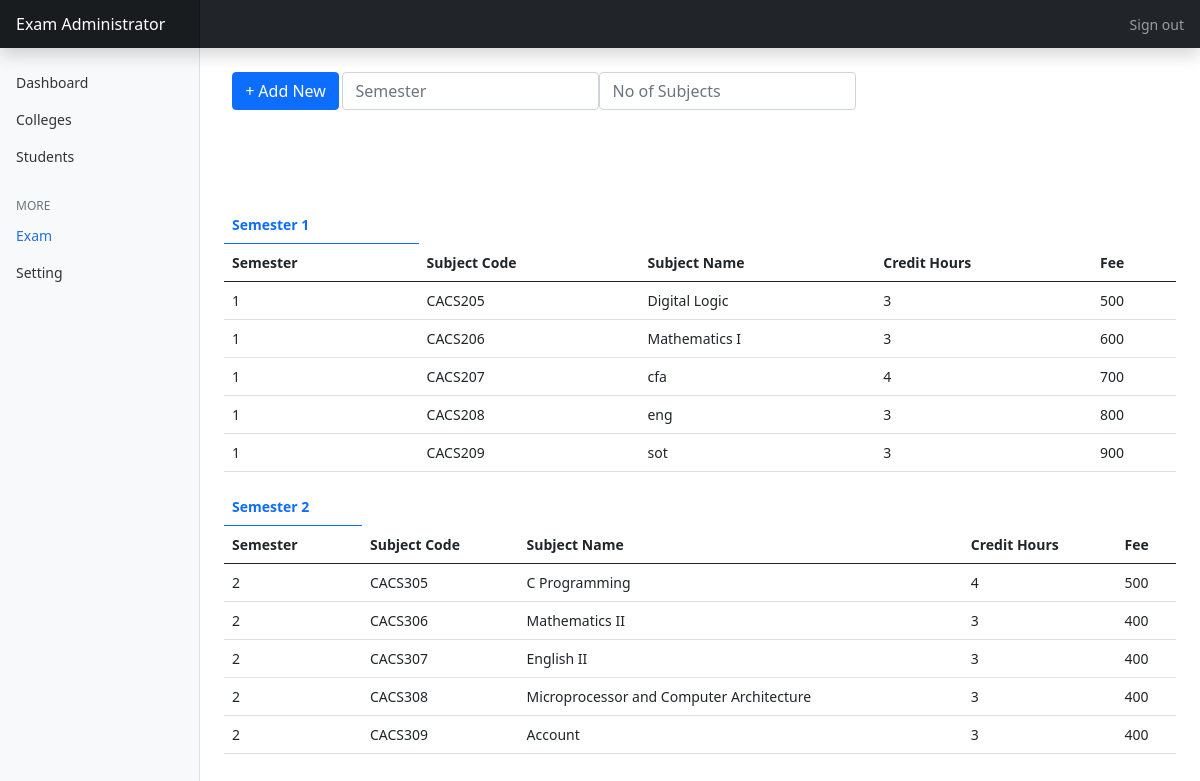
The page /admin/exam.php (signed in) on the database its author committed.
### tables this page shows
CREATE TABLE `semester` (
  `semester` int(11) NOT NULL,
  `active` varchar(10) DEFAULT NULL
);

CREATE TABLE `exam` (
  `subject_code` varchar(10) NOT NULL,
  `name` varchar(255) NOT NULL,
  `credit_hours` int(11) NOT NULL,
  `semester` int(11) NOT NULL,
  `fee` int(11) NOT NULL
);

### admin/exam.php (the view, shortened to what this page needs)
<?php
if (isset($_SESSION['login_admin'])) {
  if ($_SESSION['login_admin'] == true) {
include '../db.php';
include 'header.php';
?>
<?php include 'sidebar.php';
?>
<div id='createTable'>
  <div class='col-md-9 ms-sm-auto col-lg-10 px-md-4 my-4'>
    <div class='btn-group'>
      <button type='button' id="addNew" class='btn btn-primary' data-bs-toggle='modal' data-bs-target='#addNewExam'><i
          class='fa-light fa-plus'></i> Add New</button>
    </div>
    <div class='btn-group'>
      <input type='number' class='form-control' id="semester" placeholder='Semester' name='semester'
        aria-label='Username' aria-describedby='basic-addon1' required>
      <input type='number' class='form-control' id="subjects" placeholder='No of Subjects' name='subjects'
        aria-label='Username' aria-describedby='basic-addon1' required>
    </div>
  </div>
</div>
<div class='col-md-9 ms-sm-auto col-lg-10 px-md-4 my-4' id="table">
<?php
  $semm = mysqli_query($db,"SELECT `semester` FROM `semester`");
  while($semRow = mysqli_fetch_assoc($semm))
  {
    $semKey = $semRow['semester'];
    $table = mysqli_query($db,"SELECT * FROM `exam` WHERE `semester`='$semKey'");
    ?>
    <table class="table">
  <thead class="thead-dark">
    <tr>
      <th class="btn-outline-primary">Semester <?php echo $semKey; ?></th>
    </tr>
    <tr>
      <th scope="col">Semester</th>
      <th scope="col">Subject Code</th>
      <th scope="col">Subject Name</th>
      <th scope="col">Credit Hours</th>
      <th scope="col">Fee</th>
    </tr>
  </thead>
  <tbody>
    <?php
    while($tableRow = mysqli_fetch_assoc($table))
    {
      ?>
      <tr>
      <td><?php echo $tableRow['semester'];?></td>
      <td><?php echo $tableRow['subject_code'];?></td>
      <td><?php echo $tableRow['name']; ?></td>
      <td><?php echo $tableRow['credit_hours']; ?></td>
      <td><?php echo $tableRow['fee']; ?></td>
      </tr>
      <?php
    }
    ?>
      </tbody>
</table>
    <?php
  }
?>
</div>
<?php include 'footer.php';
?>
<?php
}
}else{
  $_SESSION['error_msg'] = "Please login to continue";
  header("Location: index.php");
}
?>

### admin/dashboard.css (style rules this page uses)
body { font-size: .875rem; }

### rows shown on the page
semester: semester "1"
exam: semester "1", subject_code "CACS205", name "Digital Logic", credit_hours "3", fee "500"
exam: semester "1", subject_code "CACS206", name "Mathematics I", credit_hours "3", fee "600"
exam: semester "1", subject_code "CACS207", name "cfa", credit_hours "4", fee "700"
exam: semester "1", subject_code "CACS208", name "eng", credit_hours "3", fee "800"
exam: semester "1", subject_code "CACS209", name "sot", credit_hours "3", fee "900"
semester: semester "2"
exam: semester "2", subject_code "CACS305", name "C Programming", credit_hours "4", fee "500"
exam: semester "2", subject_code "CACS306", name "Mathematics II", credit_hours "3", fee "400"
exam: semester "2", subject_code "CACS307", name "English II", credit_hours "3", fee "400"
exam: semester "2", subject_code "CACS308", name "Microprocessor and Computer Architecture", credit_hours "3", fee "400"
exam: semester "2", subject_code "CACS309", name "Account", credit_hours "3", fee "400"
